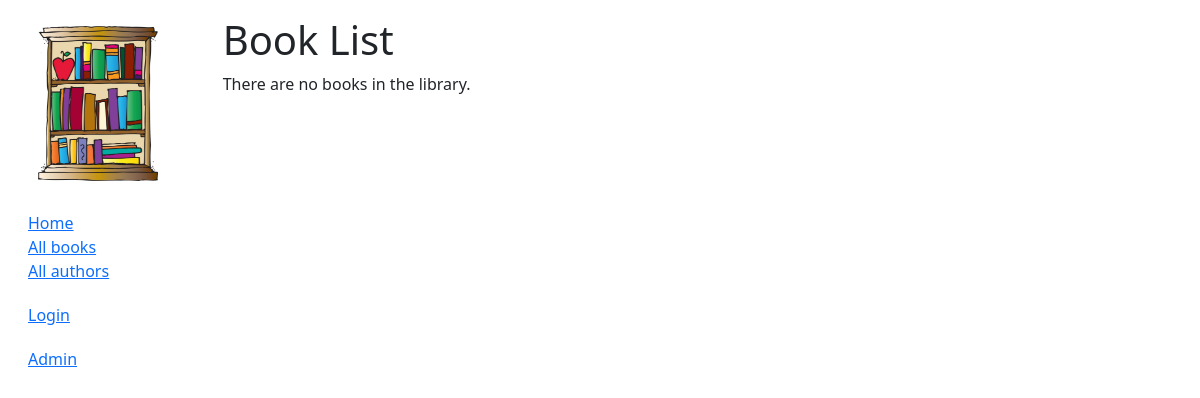
Page /catalog/books/ on the earlier database version.
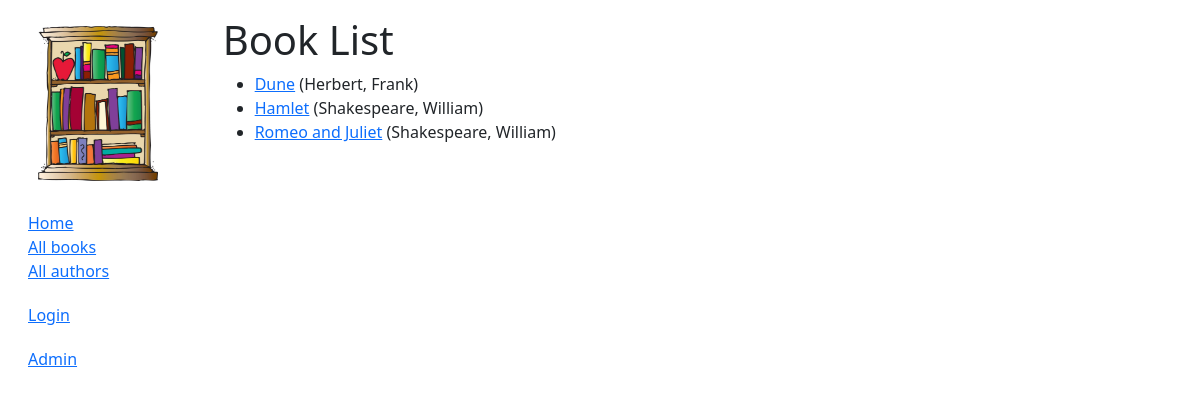
Same page on the later database version.
### catalog/models.py (models this page shows, shortened)
class Book(models.Model):
    title = models.CharField(max_length=200)
    author = models.ForeignKey('Author', on_delete=models.RESTRICT, null=True)
    summary = models.TextField(
        max_length=1000, help_text="Enter a brief description of the book")
    isbn = models.CharField('ISBN', max_length=13,
                            unique=True,
                            help_text='13 Character <a href="https://www.isbn-international.org/content/what-isbn'
                                      '">ISBN number</a>')
    genre = models.ManyToManyField(
        Genre, help_text="Select a genre for this book")
    language = models.ForeignKey(
        'Language', on_delete=models.SET_NULL, null=True)
    class Meta:
        ordering = ['title', 'author']
    def display_genre(self):
        """Creates a string for the Genre. This is required to display genre in Admin."""
        return ', '.join([genre.name for genre in self.genre.all()[:3]])
    display_genre.short_description = 'Genre'
    def get_absolute_url(self):
        return reverse('book-detail', args=[str(self.id)])

class Author(models.Model):
    first_name = models.CharField(max_length=100)
    last_name = models.CharField(max_length=100)
    date_of_birth = models.DateField(null=True, blank=True)
    date_of_death = models.DateField('died', null=True, blank=True)
    class Meta:
        ordering = ['last_name', 'first_name']
    def __str__(self):
        return f'{self.last_name}, {self.first_name}'

### catalog/views.py (the view)
# urls.py: path('books/', views.BookListView.as_view(), name='books'),
class BookListView(generic.ListView):
    model = Book
    paginate_by = 10

### catalog/templates/catalog/book_list.html (shortened to what this page needs)
{% extends "base_generic.html" %}
{% block content %}
  <h1>Book List</h1>
  {% if book_list %}
    <ul>
      {% for book in book_list %}
      <li>
        <a href="{{ book.get_absolute_url }}">{{ book.title }}</a>
        ({{book.author}})
      </li>
      {% endfor %}
    </ul>
  {% else %}
    <p>There are no books in the library.</p>
  {% endif %}
{% endblock %}

Differences in the rows shown:
added Book: title "Dune", author "Herbert, Frank"
added Book: title "Hamlet", author "Shakespeare, William"
added Book: title "Romeo and Juliet", author "Shakespeare, William"
Other differences:
text no longer shown: "There are no books in the library."
